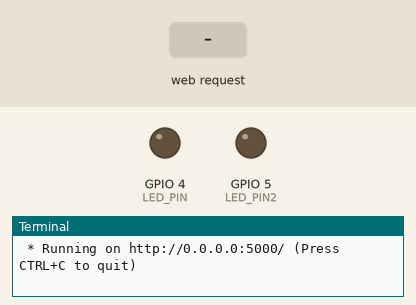
Simulated run of this program. Board: Raspberry Pi (BCM pin numbers). Shown: output pins drawn as LEDs (lit = HIGH), the last lines printed to the terminal. The inputs (shaded band) are chosen by the test bench. The clock reads 2024-03-15 10:24:30 at power-on unless the program sets it.

Above: at 1.2 s.
1.3 s: HTTP request for /led/red/on received
At 2.3 s:
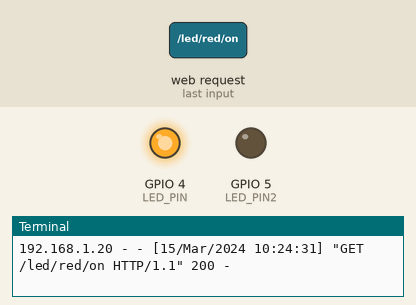
2.8 s: HTTP request for /led/blue/on received
At 3.5 s:
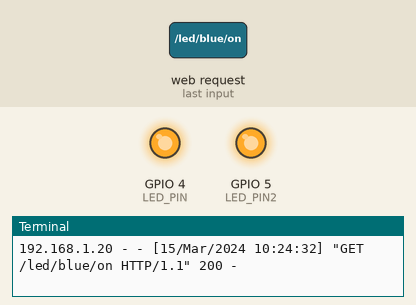
4.3 s: HTTP request for /led/red/off received
At 4.6 s:
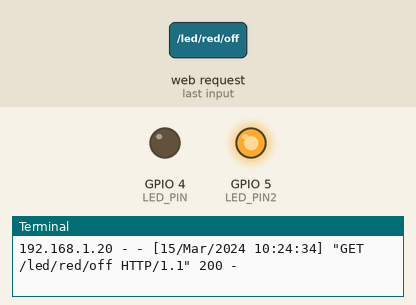
Timing chart, 0 to 7.3 s (numbered marks = the images above; inputs shaded):
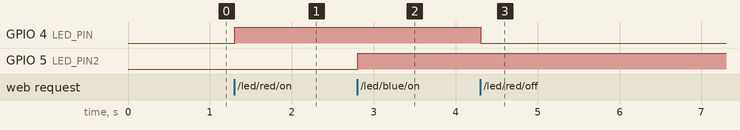

Measured:
- after the input at 1.3 s, GPIO 4 (LED_PIN): LOW → HIGH at once
- after the input at 2.8 s, GPIO 5 (LED_PIN2): LOW → HIGH at once
- after the input at 4.3 s, GPIO 4 (LED_PIN): HIGH → LOW at once

The program:

flask_led_task.py
```python
from flask import Flask, render_template
import RPi.GPIO as GPIO
LED_PIN=4
LED_PIN2=5
GPIO.setmode(GPIO.BCM)
GPIO.setup(LED_PIN, GPIO.OUT)
GPIO.setup(LED_PIN2, GPIO.OUT)

app=Flask(__name__)

@app.route("/")
def hello_world():
    return render_template("led2.html")

@app.route("/led/<col>/<op>")
def led_op(col, op):
    if col=="red" and op=="on":
        GPIO.output(LED_PIN,GPIO.HIGH)
        return "RED LED ON"
    if col=="red" and op=="off":
        GPIO.output(LED_PIN,GPIO.LOW)
        return "RED LED OFF"
    if col=="blue" and op=="on":
        GPIO.output(LED_PIN2,GPIO.HIGH)
        return "BLUE LED ON"
    if col=="blue" and op=="off":
        GPIO.output(LED_PIN2,GPIO.LOW)
        return "BLUE LED OFF"


if __name__=="__main__":
    app.run(host="0.0.0.0")
```
